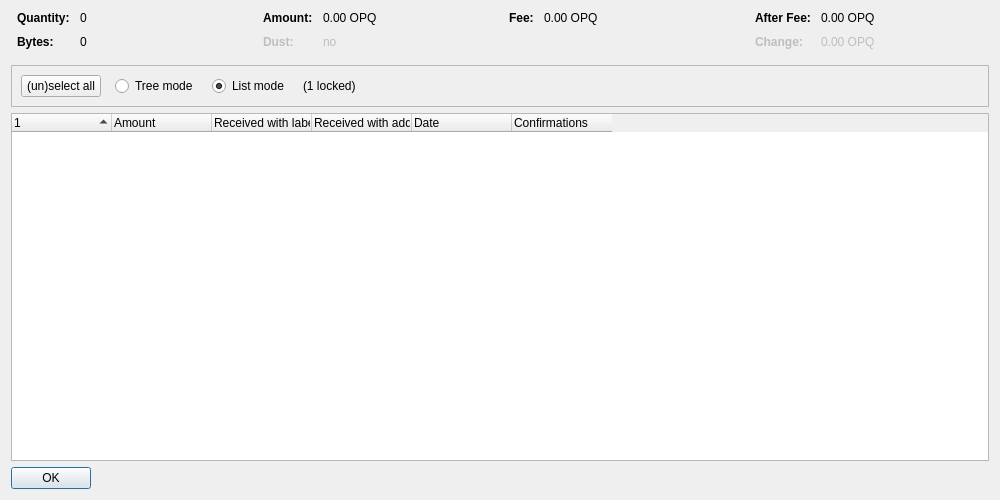
<?xml version="1.0" encoding="UTF-8"?>
<ui version="4.0">
 <class>CoinControlDialog</class>
 <widget class="QDialog" name="CoinControlDialog">
  <property name="geometry">
   <rect>
    <x>0</x>
    <y>0</y>
    <width>1000</width>
    <height>500</height>
   </rect>
  </property>
  <property name="windowTitle">
   <string>Coin Selection</string>
  </property>
  <layout class="QVBoxLayout" name="verticalLayout">
   <item>
    <layout class="QHBoxLayout" name="horizontalLayoutTop" stretch="0,0,0,0">
     <property name="topMargin">
      <number>0</number>
     </property>
     <property name="bottomMargin">
      <number>10</number>
     </property>
     <item>
      <layout class="QFormLayout" name="formLayoutCoinControl1">
       <property name="horizontalSpacing">
        <number>10</number>
       </property>
       <property name="verticalSpacing">
        <number>10</number>
       </property>
       <property name="leftMargin">
        <number>6</number>
       </property>
       <property name="rightMargin">
        <number>6</number>
       </property>
       <item row="0" column="0">
        <widget class="QLabel" name="labelCoinControlQuantityText">
         <property name="font">
          <font>
           <weight>75</weight>
           <bold>true</bold>
          </font>
         </property>
         <property name="text">
          <string>Quantity:</string>
         </property>
        </widget>
       </item>
       <item row="0" column="1">
        <widget class="QLabel" name="labelCoinControlQuantity">
         <property name="cursor">
          <cursorShape>IBeamCursor</cursorShape>
         </property>
         <property name="contextMenuPolicy">
          <enum>Qt::ActionsContextMenu</enum>
         </property>
         <property name="text">
          <string notr="true">0</string>
         </property>
         <property name="textInteractionFlags">
          <set>Qt::LinksAccessibleByMouse|Qt::TextSelectableByKeyboard|Qt::TextSelectableByMouse</set>
         </property>
        </widget>
       </item>
       <item row="1" column="0">
        <widget class="QLabel" name="labelCoinControlBytesText">
         <property name="font">
          <font>
           <weight>75</weight>
           <bold>true</bold>
          </font>
         </property>
         <property name="text">
          <string>Bytes:</string>
         </property>
        </widget>
       </item>
       <item row="1" column="1">
        <widget class="QLabel" name="labelCoinControlBytes">
         <property name="cursor">
          <cursorShape>IBeamCursor</cursorShape>
         </property>
         <property name="contextMenuPolicy">
          <enum>Qt::ActionsContextMenu</enum>
         </property>
         <property name="text">
          <string notr="true">0</string>
         </property>
         <property name="textInteractionFlags">
          <set>Qt::LinksAccessibleByMouse|Qt::TextSelectableByKeyboard|Qt::TextSelectableByMouse</set>
         </property>
        </widget>
       </item>
      </layout>
     </item>
     <item>
      <layout class="QFormLayout" name="formLayoutCoinControl2">
       <property name="horizontalSpacing">
        <number>10</number>
       </property>
       <property name="verticalSpacing">
        <number>10</number>
       </property>
       <property name="leftMargin">
        <number>6</number>
       </property>
       <property name="rightMargin">
        <number>6</number>
       </property>
       <item row="0" column="0">
        <widget class="QLabel" name="labelCoinControlAmountText">
         <property name="font">
          <font>
           <weight>75</weight>
           <bold>true</bold>
          </font>
         </property>
         <property name="text">
          <string>Amount:</string>
         </property>
        </widget>
       </item>
       <item row="0" column="1">
        <widget class="QLabel" name="labelCoinControlAmount">
         <property name="cursor">
          <cursorShape>IBeamCursor</cursorShape>
         </property>
         <property name="contextMenuPolicy">
          <enum>Qt::ActionsContextMenu</enum>
         </property>
         <property name="text">
          <string notr="true">0.00 OPQ</string>
         </property>
         <property name="textInteractionFlags">
          <set>Qt::LinksAccessibleByMouse|Qt::TextSelectableByKeyboard|Qt::TextSelectableByMouse</set>
         </property>
        </widget>
       </item>
       <item row="1" column="0">
        <widget class="QLabel" name="labelCoinControlLowOutputText">
         <property name="enabled">
          <bool>false</bool>
         </property>
         <property name="font">
          <font>
           <weight>75</weight>
           <bold>true</bold>
          </font>
         </property>
         <property name="text">
          <string>Dust:</string>
         </property>
        </widget>
       </item>
       <item row="1" column="1">
        <widget class="QLabel" name="labelCoinControlLowOutput">
         <property name="enabled">
          <bool>false</bool>
         </property>
         <property name="cursor">
          <cursorShape>IBeamCursor</cursorShape>
         </property>
         <property name="contextMenuPolicy">
          <enum>Qt::ActionsContextMenu</enum>
         </property>
         <property name="text">
          <string notr="true">no</string>
         </property>
         <property name="textInteractionFlags">
          <set>Qt::LinksAccessibleByMouse|Qt::TextSelectableByKeyboard|Qt::TextSelectableByMouse</set>
         </property>
        </widget>
       </item>
      </layout>
     </item>
     <item>
      <layout class="QFormLayout" name="formLayoutCoinControl3">
       <property name="horizontalSpacing">
        <number>10</number>
       </property>
       <property name="verticalSpacing">
        <number>10</number>
       </property>
       <property name="leftMargin">
        <number>6</number>
       </property>
       <property name="rightMargin">
        <number>6</number>
       </property>
       <item row="0" column="0">
        <widget class="QLabel" name="labelCoinControlFeeText">
         <property name="font">
          <font>
           <weight>75</weight>
           <bold>true</bold>
          </font>
         </property>
         <property name="text">
          <string>Fee:</string>
         </property>
        </widget>
       </item>
       <item row="0" column="1">
        <widget class="QLabel" name="labelCoinControlFee">
         <property name="cursor">
          <cursorShape>IBeamCursor</cursorShape>
         </property>
         <property name="contextMenuPolicy">
          <enum>Qt::ActionsContextMenu</enum>
         </property>
         <property name="text">
          <string notr="true">0.00 OPQ</string>
         </property>
         <property name="textInteractionFlags">
          <set>Qt::LinksAccessibleByMouse|Qt::TextSelectableByKeyboard|Qt::TextSelectableByMouse</set>
         </property>
        </widget>
       </item>
      </layout>
     </item>
     <item>
      <layout class="QFormLayout" name="formLayoutCoinControl4">
       <property name="horizontalSpacing">
        <number>10</number>
       </property>
       <property name="verticalSpacing">
        <number>10</number>
       </property>
       <property name="leftMargin">
        <number>6</number>
       </property>
       <property name="rightMargin">
        <number>6</number>
       </property>
       <item row="0" column="0">
        <widget class="QLabel" name="labelCoinControlAfterFeeText">
         <property name="font">
          <font>
           <weight>75</weight>
           <bold>true</bold>
          </font>
         </property>
         <property name="text">
          <string>After Fee:</string>
         </property>
        </widget>
       </item>
       <item row="0" column="1">
        <widget class="QLabel" name="labelCoinControlAfterFee">
         <property name="cursor">
          <cursorShape>IBeamCursor</cursorShape>
         </property>
         <property name="contextMenuPolicy">
          <enum>Qt::ActionsContextMenu</enum>
         </property>
         <property name="text">
          <string notr="true">0.00 OPQ</string>
         </property>
         <property name="textInteractionFlags">
          <set>Qt::LinksAccessibleByMouse|Qt::TextSelectableByKeyboard|Qt::TextSelectableByMouse</set>
         </property>
        </widget>
       </item>
       <item row="1" column="0">
        <widget class="QLabel" name="labelCoinControlChangeText">
         <property name="enabled">
          <bool>false</bool>
         </property>
         <property name="font">
          <font>
           <weight>75</weight>
           <bold>true</bold>
          </font>
         </property>
         <property name="text">
          <string>Change:</string>
         </property>
        </widget>
       </item>
       <item row="1" column="1">
        <widget class="QLabel" name="labelCoinControlChange">
         <property name="enabled">
          <bool>false</bool>
         </property>
         <property name="cursor">
          <cursorShape>IBeamCursor</cursorShape>
         </property>
         <property name="contextMenuPolicy">
          <enum>Qt::ActionsContextMenu</enum>
         </property>
         <property name="text">
          <string notr="true">0.00 OPQ</string>
         </property>
         <property name="textInteractionFlags">
          <set>Qt::LinksAccessibleByMouse|Qt::TextSelectableByKeyboard|Qt::TextSelectableByMouse</set>
         </property>
        </widget>
       </item>
      </layout>
     </item>
    </layout>
   </item>
   <item>
    <widget class="QFrame" name="frame">
     <property name="minimumSize">
      <size>
       <width>0</width>
       <height>40</height>
      </size>
     </property>
     <property name="frameShape">
      <enum>QFrame::StyledPanel</enum>
     </property>
     <property name="frameShadow">
      <enum>QFrame::Sunken</enum>
     </property>
     <layout class="QHBoxLayout" name="horizontalLayout">
      <item>
       <layout class="QHBoxLayout" name="horizontalLayoutPanel" stretch="0,0,0,0,0">
        <property name="spacing">
         <number>14</number>
        </property>
        <item>
         <widget class="QPushButton" name="pushButtonSelectAll">
          <property name="sizePolicy">
           <sizepolicy hsizetype="Maximum" vsizetype="Fixed">
            <horstretch>0</horstretch>
            <verstretch>0</verstretch>
           </sizepolicy>
          </property>
          <property name="text">
           <string>(un)select all</string>
          </property>
          <property name="autoDefault">
           <bool>false</bool>
          </property>
         </widget>
        </item>
        <item>
         <widget class="QRadioButton" name="radioTreeMode">
          <property name="sizePolicy">
           <sizepolicy hsizetype="Maximum" vsizetype="Fixed">
            <horstretch>0</horstretch>
            <verstretch>0</verstretch>
           </sizepolicy>
          </property>
          <property name="text">
           <string>Tree mode</string>
          </property>
         </widget>
        </item>
        <item>
         <widget class="QRadioButton" name="radioListMode">
          <property name="sizePolicy">
           <sizepolicy hsizetype="Maximum" vsizetype="Fixed">
            <horstretch>0</horstretch>
            <verstretch>0</verstretch>
           </sizepolicy>
          </property>
          <property name="text">
           <string>List mode</string>
          </property>
          <property name="checked">
           <bool>true</bool>
          </property>
         </widget>
        </item>
        <item>
         <widget class="QLabel" name="labelLocked">
          <property name="text">
           <string notr="true">(1 locked)</string>
          </property>
         </widget>
        </item>
        <item>
         <spacer name="horizontalSpacer">
          <property name="orientation">
           <enum>Qt::Horizontal</enum>
          </property>
          <property name="sizeHint" stdset="0">
           <size>
            <width>40</width>
            <height>20</height>
           </size>
          </property>
         </spacer>
        </item>
       </layout>
      </item>
     </layout>
    </widget>
   </item>
   <item>
    <widget class="CoinControlTreeWidget" name="treeWidget">
     <property name="contextMenuPolicy">
      <enum>Qt::CustomContextMenu</enum>
     </property>
     <property name="sortingEnabled">
      <bool>false</bool>
     </property>
     <property name="columnCount">
      <number>6</number>
     </property>
     <attribute name="headerShowSortIndicator" stdset="0">
      <bool>true</bool>
     </attribute>
     <attribute name="headerStretchLastSection">
      <bool>false</bool>
     </attribute>
     <column>
      <property name="text">
       <string/>
      </property>
     </column>
     <column>
      <property name="text">
       <string>Amount</string>
      </property>
     </column>
     <column>
      <property name="text">
       <string>Received with label</string>
      </property>
     </column>
     <column>
      <property name="text">
       <string>Received with address</string>
      </property>
     </column>
     <column>
      <property name="text">
       <string>Date</string>
      </property>
     </column>
     <column>
      <property name="text">
       <string>Confirmations</string>
      </property>
      <property name="toolTip">
       <string>Confirmed</string>
      </property>
     </column>
     <column>
      <property name="text">
       <string/>
      </property>
     </column>
     <column>
      <property name="text">
       <string/>
      </property>
     </column>
     <column>
      <property name="text">
       <string/>
      </property>
     </column>
     <column>
      <property name="text">
       <string/>
      </property>
     </column>
    </widget>
   </item>
   <item>
    <widget class="QDialogButtonBox" name="buttonBox">
     <property name="sizePolicy">
      <sizepolicy hsizetype="Maximum" vsizetype="Fixed">
       <horstretch>0</horstretch>
       <verstretch>0</verstretch>
      </sizepolicy>
     </property>
     <property name="orientation">
      <enum>Qt::Horizontal</enum>
     </property>
     <property name="standardButtons">
      <set>QDialogButtonBox::Ok</set>
     </property>
    </widget>
   </item>
  </layout>
 </widget>
 <customwidgets>
  <customwidget>
   <class>CoinControlTreeWidget</class>
   <extends>QTreeWidget</extends>
   <header>qt/coincontroltreewidget.h</header>
  </customwidget>
 </customwidgets>
 <resources/>
 <connections/>
</ui>
